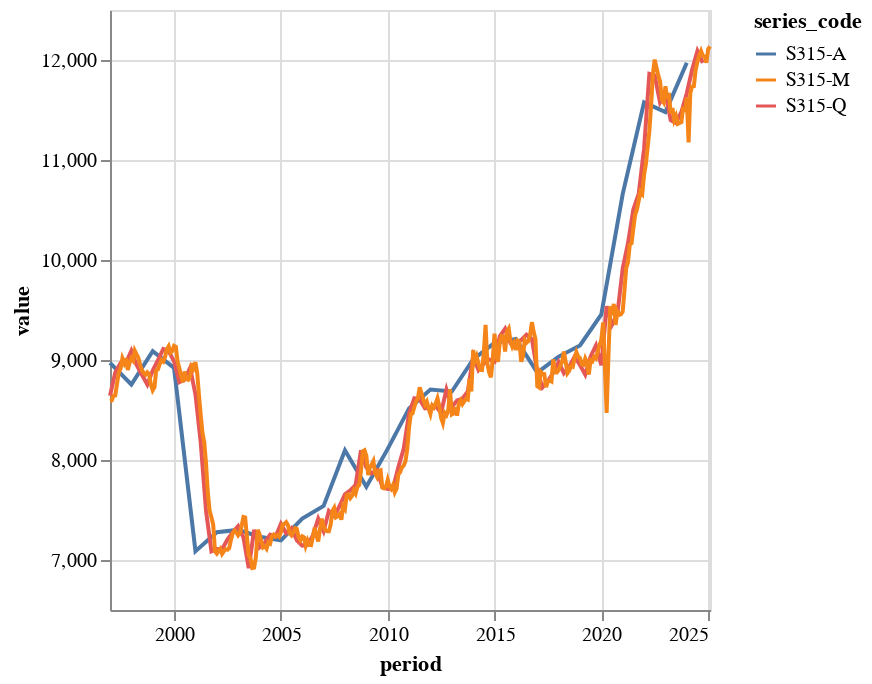

Notebook source saved alongside this figure:
### Code cell
chart = Chart(multi_freq_df).mark_line().encode(
    x='period',
    y=Y('value', scale=Scale(zero=False)),
    color='series_code',
)
chart

### Figure 1 — Vega-Lite specification as saved in the notebook (floating-point values rounded to 4 significant figures; data arrays with more than 128 entries replaced by an {"elided": "..."} marker saying what was removed)
{"config": {"view": {"continuousWidth": 300, "continuousHeight": 300}}, "data": {"name": "data-dde3ab5a31de6740207e23bdc899d01e"}, "mark": {"type": "line"}, "encoding": {"color": {"field": "series_code", "type": "nominal"}, "x": {"field": "period", "type": "temporal"}, "y": {"field": "value", "scale": {"zero": false}, "type": "quantitative"}}, "$schema": "https://vega.github.io/schema/vega-lite/v5.20.1.json", "datasets": {"data-dde3ab5a31de6740207e23bdc899d01e": {"elided": "478 records"}}}
